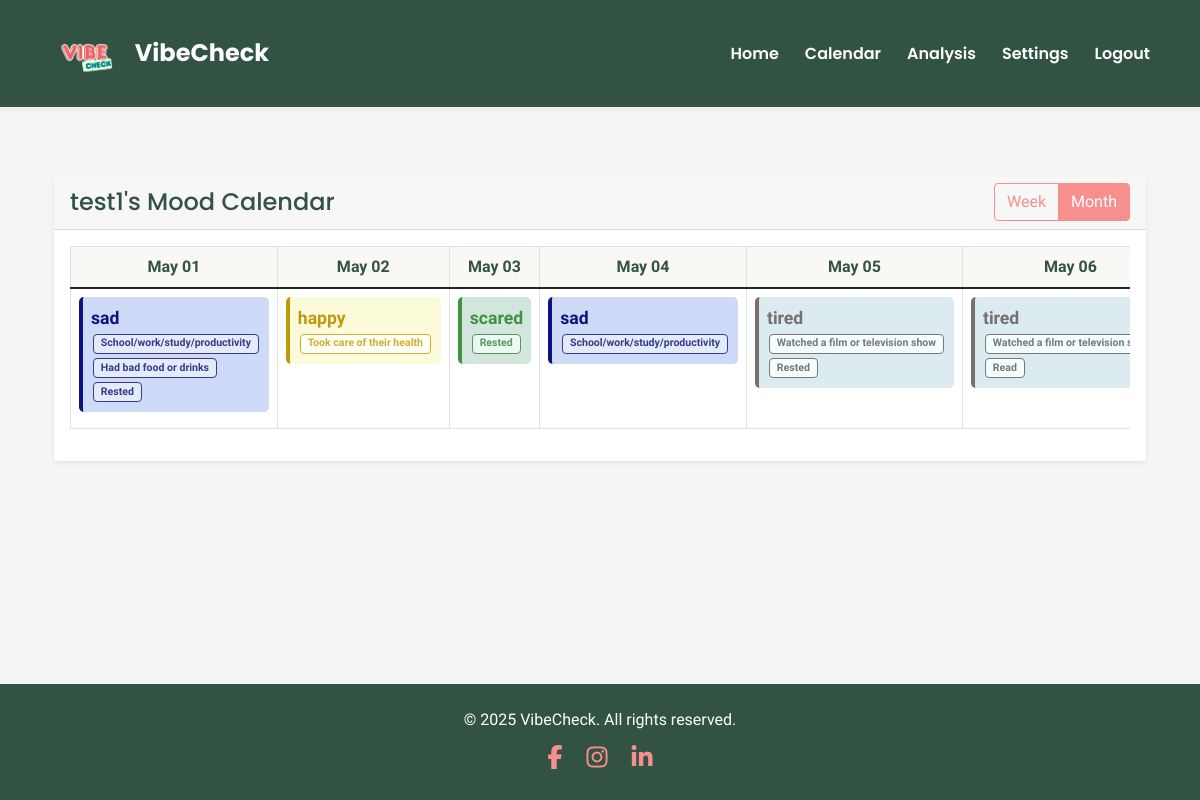
The page /calendar/test1 (signed in) on the database its author committed.
### app/models.py (models this page shows, shortened)
class User(UserMixin, db.Model):
    username = db.Column(db.String(30), primary_key=True)
    password = db.Column(db.String(100))
    privacy_setting = db.Column(db.String(20), default='friends')  # Can be 'public', 'friends', or 'private'
    moods = db.relationship('Mood', backref='user', lazy=True)
    friends = db.relationship(
        'User',
        secondary='friendships',
        primaryjoin=username==Friendship.user_id,
        secondaryjoin=username==Friendship.friend_id,
        backref='friend_of'
    )

class Mood(db.Model):
    id = db.Column(db.Integer, primary_key=True)
    mood = db.Column(db.String(50), nullable=False)
    reasons = db.Column(db.String(500), nullable=True)  # JSON string of selected reasons
    timestamp = db.Column(db.DateTime, nullable=False)
    user_id = db.Column(db.String(30), db.ForeignKey('user.username'), nullable=False)
    def get_reasons(self):
        return json.loads(self.reasons) if self.reasons else []
    @staticmethod
    def get_moods_for_date_range(user_id, start_date, end_date):
        moods = Mood.query.filter(
            Mood.user_id == user_id,
            Mood.timestamp >= start_date,
            Mood.timestamp <= end_date
        ).order_by(Mood.timestamp).all()
        mood_dict = {}
        for mood in moods:
            date_str = mood.timestamp.strftime('%Y-%m-%d')
            mood_dict[date_str] = mood
        return mood_dict

### app/main.py (the view, shortened to what this page needs)
@bp.route('/calendar/<user_id>')
@login_required
def calendar_view(user_id):
    user = User.query.get_or_404(user_id)
    today = datetime.now().date()
    week_start = today - timedelta(days=today.weekday())
    week_end = week_start + timedelta(days=6, hours=23, minutes=59, seconds=59)
    month_start = today.replace(day=1)
    if today.month == 12:
        month_end = today.replace(year=today.year + 1, month=1, day=1) - timedelta(days=1)
    else:
        month_end = today.replace(month=today.month + 1, day=1) - timedelta(days=1)
    week_dates = [week_start + timedelta(days=i) for i in range(7)]
    month_dates = []
    current_date = month_start
    while current_date <= month_end:
        month_dates.append(current_date)
        current_date += timedelta(days=1)
    week_moods = Mood.get_moods_for_date_range(user_id, week_start, week_end)
    month_moods = Mood.get_moods_for_date_range(user_id, month_start, month_end)
    return render_template('calendar.html',
                         user=user,
                         week_dates=week_dates,
                         month_dates=month_dates,
                         week_moods=week_moods,
                         month_moods=month_moods)

### app/__init__.py (called while the page is built)
def create_app(config_class=Config):
    app = Flask(__name__)
    app.config.from_object(config_class)
    if csrf_available:
        csrf = CSRFProtect(app)  # moved here to use app context directly
    db.init_app(app)
    login_manager.init_app(app)
    from app.auth import bp as auth_bp
    app.register_blueprint(auth_bp)
    from app.main import bp as main_bp
    app.register_blueprint(main_bp)
    os.makedirs(os.path.join(os.path.dirname(os.path.dirname(__file__)), 'instance'), exist_ok=True)
    from app.models import User, Mood, Friendship
    @login_manager.user_loader
    def load_user(id):
        return User.query.get(str(id))
    return app

### app/templates/calendar.html (shortened to what this page needs)
{% extends "base.html" %}
{% block head %}
<link rel="stylesheet" href="{{ url_for('static', filename='css/calendar.css') }}">
{% endblock %}
{% block content %}
<div class="container mt-4">
    <div class="row">
        <div class="col-12">
            <div class="card border-0 shadow-sm rounded-4 bg-light-subtle">
                <div class="card-header d-flex justify-content-between align-items-center">
                    <h4>{{ user.username }}'s Mood Calendar</h4>
                    <div class="btn-group">
                        <button type="button" class="btn btn-outline-theme" id="weekView">Week</button>
                        <button type="button" class="btn btn-outline-theme active" id="monthView">Month</button>
                    </div>
                </div>
                <div class="card-body">
                    <div id="monthCalendar">
                        <div class="table-responsive">
                            <table class="table table-bordered">
                                <thead>
                                    <tr>
                                        {% for day in month_dates %}
                                        <th>{{ day.strftime('%b %d') }}</th>
                                        {% endfor %}
                                    </tr>
                                </thead>
                                <tbody>
                                    <tr>
                                        {% for day in month_dates %}
                                        <td class="mood-cell" data-date="{{ day.strftime('%Y-%m-%d') }}">
                                            {% set mood = month_moods.get(day.strftime('%Y-%m-%d')) %}
                                            {% if mood %}
                                            <div class="mood-indicator bg-{{ mood.mood }}-subtle rounded-3 p-2 fw-bold">
                                                {{ mood.mood }}
                                                <div class="reasons-list">
                                                    {% for reason in mood.get_reasons() %}
                                                    <span class="reason-{{ mood.mood }} badge">{{ reason }}</span>
                                                    {% endfor %}
                                                </div>
                                            </div>
                                            {% else %}
                                            <div class="text-muted fst-italic">No mood recorded</div>
                                            {% endif %}
                                        </td>
                                        {% endfor %}
                                    </tr>
                                </tbody>
                            </table>
                        </div>
                    </div>
                </div>
            </div>
        </div>
    </div>
</div>
{% endblock %}

### app/static/css/base.css (style rules this page uses)
body { background-color: #F5F5F3; font-family: 'Open Sans', sans-serif; }
.mood-indicator { padding: 0.25rem 0.5rem; border-radius: 0.25rem; font-size: 0.875rem; }

### app/static/css/calendar.css (style rules this page uses)
.mood-cell { height: 100px; padding: 8px; vertical-align: top; background-color: #fff; transition: background-color 0.2s ease-in-out; }
.mood-indicator { font-size: 1.1em; padding: 4px 8px; border-radius: 4px; margin-bottom: 8px; background-color: #f9f8f4; font-family: 'Open Sans', sans-serif; }
.reasons-list { font-size: 0.8em; }
.reasons-list .badge { margin: 2px; display: inline-block; }
.card-header h4 { font-family: 'Poppins', sans-serif; color: #325243; margin: 0; }
.btn-outline-theme { color: #F78F8F; border-color: #F78F8F; background-color: transparent; transition: all 0.2s ease-in-out; }
.btn-outline-theme:hover, .btn-outline-theme.active, .btn-outline-theme:focus { background-color: #F78F8F; color: white; border-color: #F78F8F; }
.table thead th { background-color: #f9f8f4; color: #325243; text-align: center; font-weight: 600; }
.bg-happy-subtle { background-color: #fbfad9; color: #c0990a; border-left: 4px solid #c0990a; }
.reason-happy { background-color: #fffff4; color: #d0ae34; border: 1px solid #d0ae34; }
.bg-sad-subtle { background-color: #cedaf7; color: #0c1282; border-left: 4px solid #0c1282; }
.reason-sad { background-color: #e3eaf9; color: #373b8a; border: 1px solid #373b8a; }
.bg-tired-subtle { background-color: #dcebef; color: #78706f; border-left: 4px solid #78706f; }
.reason-tired { background-color: #f4fdff; color: #787878; border: 1px solid #787878; }
.bg-scared-subtle { background-color: #d1e7dd; color: #409242; border-left: 4px solid #409242; }
.reason-scared { background-color: #ecf9f3; color: #5b955c; border: 1px solid #5b955c; }

### rows shown on the page
User: username "test1"
Mood: mood "sad"
Mood: mood "happy"
Mood: mood "scared"
Mood: mood "sad"
Mood: mood "tired"
Mood: mood "tired"

### other values the page prints
{{ day.strftime('%b %d') }} "May 01" "May 02" "May 03" "May 04" "May 05" "May 06"
{{ reason }} "School/work/study/productivity" "Had bad food or drinks" "Rested" "Took care of their health" "Rested" "School/work/study/productivity" "Watched a film or television show" "Rested" "Watched a film or television…" "Read"
